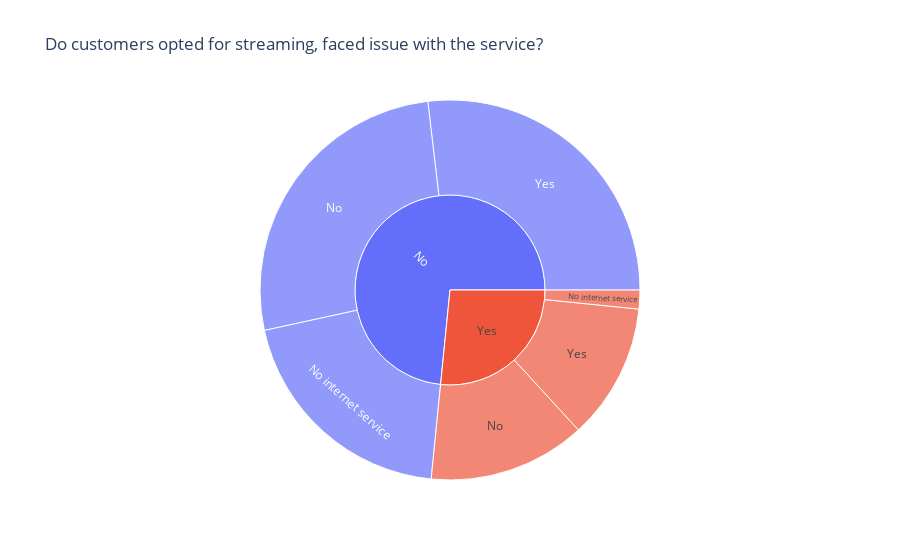

The code cell stored with this chart in its notebook:
### Code cell
fig = px.sunburst(df1.groupby(['Churn', 'StreamingTV']).size().reset_index(name='count'), 
                            path=['Churn', 'StreamingTV'], values='count', 
                            title='Do customers opted for streaming, faced issue with the service?')

fig.show()

### Figure 1 — Plotly figure (JSON) as saved in the notebook; plotly's stock layout.template omitted (floating-point values rounded to 4 significant figures)
{"data": [{"branchvalues": "total", "domain": {"x": [0, 1], "y": [0, 1]}, "hovertemplate": "labels=%{label}<br>count=%{value}<br>parent=%{parent}<br>id=%{id}<extra></extra>", "ids": ["No/No", "Yes/No", "No/No internet service", "Yes/No internet service", "No/Yes", "Yes/Yes", "No", "Yes"], "labels": ["No", "No", "No internet service", "No internet service", "Yes", "Yes", "No", "Yes"], "name": "", "parents": ["No", "Yes", "No", "Yes", "No", "Yes", "", ""], "type": "sunburst", "values": [1867, 942, 1407, 113, 1889, 814, 5163, 1869]}], "layout": {"legend": {"tracegroupgap": 0}, "title": {"text": "Do customers opted for streaming, faced issue with the service?"}}}
